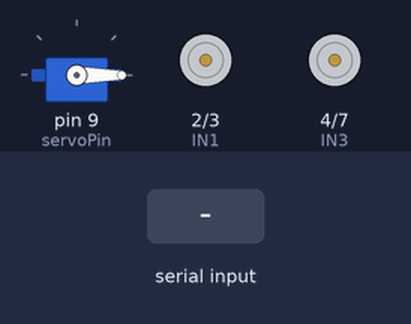
A sketch run on a simulated Arduino Uno, built with avr-gcc and run on an emulated ATmega328P. Shown: servo, motor-driver pin pairs drawn as motors (green arrow = first pin HIGH = forward, orange = second pin HIGH = backward, longer = more drive, scaled by the enable pin). Inputs (shaded band) come from the test bench.

Above: at 1.2 s.
1.3 s: "F" received over Serial
At 2.5 s:
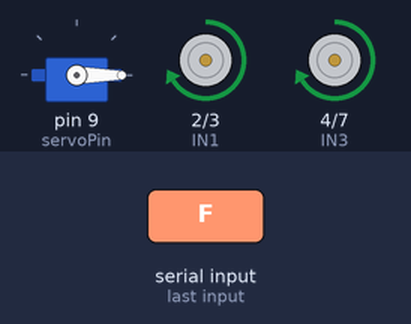
2.8 s: "B" received over Serial
At 3.8 s:
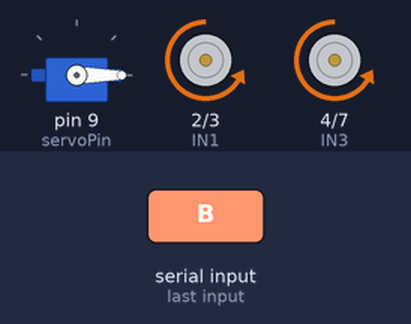
4.3 s: "L" received over Serial
At 5.0 s:
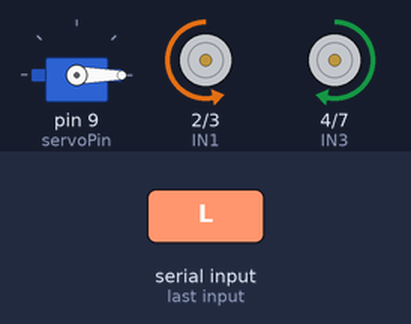
5.8 s: "R" received over Serial
At 6.1 s:
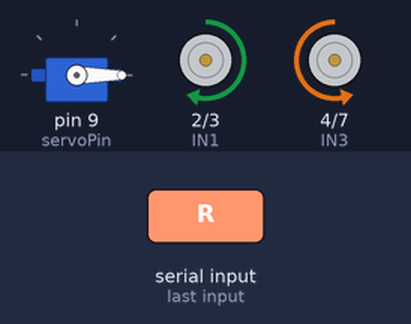
7.3 s: "K" received over Serial
At 7.45 s:
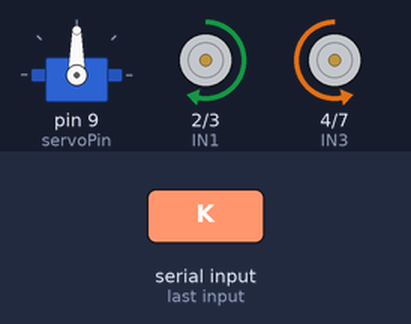
Timing chart, 0 to 10.1 s (numbered marks = the images above; inputs shaded):
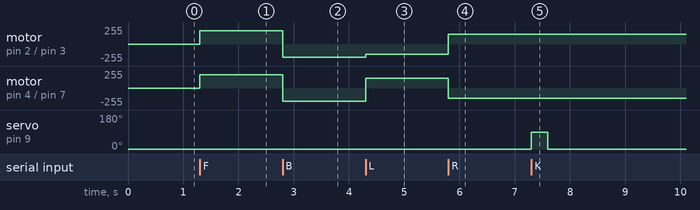

The sketch:

Megatron.ino
```cpp
// Megatron - Bluetooth Controlled Robot Car with Kicking Mechanism

// 🔌 Motor Driver Pins (L298N)
const int ENA = 5;     // Left motor enable (PWM)
const int IN1 = 2;
const int IN2 = 3;

const int ENB = 6;     // Right motor enable (PWM)
const int IN3 = 4;
const int IN4 = 7;

// ⚙️ Servo Pin
#include <Servo.h>
Servo kicker;
const int servoPin = 9;

// 📲 Bluetooth Receiver
char receivedChar;

void setup() {
  // Initialize motor pins
  pinMode(IN1, OUTPUT);
  pinMode(IN2, OUTPUT);
  pinMode(IN3, OUTPUT);
  pinMode(IN4, OUTPUT);

  pinMode(ENA, OUTPUT);
  pinMode(ENB, OUTPUT);

  // Initialize Servo
  kicker.attach(servoPin);
  kicker.write(0);  // Start position

  // Start serial communication with HC-05
  Serial.begin(9600);
}

void loop() {
  // Read incoming Bluetooth command
  if (Serial.available() > 0) {
    receivedChar = Serial.read();

    switch (receivedChar) {
      case 'F': moveForward(); break;
      case 'B': moveBackward(); break;
      case 'L': turnLeft(); break;
      case 'R': turnRight(); break;
      case 'S': stopMotors(); break;
      case 'K': kick(); break;
    }
  }
}

// 🚗 Movement Functions
void moveForward() {
  digitalWrite(IN1, HIGH);
  digitalWrite(IN2, LOW);
  digitalWrite(IN3, HIGH);
  digitalWrite(IN4, LOW);
  analogWrite(ENA, 200);
  analogWrite(ENB, 200);
}

void moveBackward() {
  digitalWrite(IN1, LOW);
  digitalWrite(IN2, HIGH);
  digitalWrite(IN3, LOW);
  digitalWrite(IN4, HIGH);
  analogWrite(ENA, 200);
  analogWrite(ENB, 200);
}

void turnLeft() {
  digitalWrite(IN1, LOW);
  digitalWrite(IN2, HIGH);
  digitalWrite(IN3, HIGH);
  digitalWrite(IN4, LOW);
  analogWrite(ENA, 150);
  analogWrite(ENB, 150);
}

void turnRight() {
  digitalWrite(IN1, HIGH);
  digitalWrite(IN2, LOW);
  digitalWrite(IN3, LOW);
  digitalWrite(IN4, HIGH);
  analogWrite(ENA, 150);
  analogWrite(ENB, 150);
}

void stopMotors() {
  digitalWrite(IN1, LOW);
  digitalWrite(IN2, LOW);
  digitalWrite(IN3, LOW);
  digitalWrite(IN4, LOW);
  analogWrite(ENA, 0);
  analogWrite(ENB, 0);
}

// ⚽ Kick Function
void kick() {
  kicker.write(90);       // Push forward
  delay(300);             // Wait for kick
  kicker.write(0);        // Return
  delay(300);
}
```

Measured:
- after the input at 1.3 s, motor on pin 2 (IN1) / pin 3 (IN2), motor on pin 4 (IN3) / pin 7 (IN4): stopped → forward 200/255 at once
- after the input at 2.8 s, motor on pin 2 (IN1) / pin 3 (IN2), motor on pin 4 (IN3) / pin 7 (IN4): forward 200/255 → backward 200/255 at once
- after the input at 4.3 s, motor on pin 2 (IN1) / pin 3 (IN2): backward 200/255 → backward 150/255 at once; motor on pin 4 (IN3) / pin 7 (IN4): backward 200/255 → forward 150/255 at once
- after the input at 5.8 s, motor on pin 2 (IN1) / pin 3 (IN2): backward 150/255 → forward 150/255 at once; motor on pin 4 (IN3) / pin 7 (IN4): forward 150/255 → backward 150/255 at once
- after the input at 7.3 s, servo on pin 9 (servoPin): 0° → 90° at once, → 0° 0.30 s later
